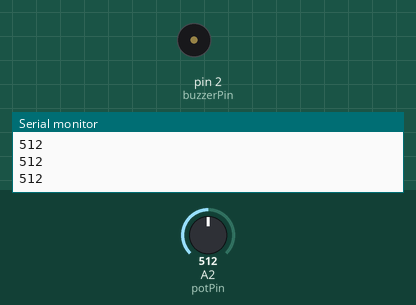
The sketch below on a simulated Arduino Uno, built with avr-gcc and run on an emulated ATmega328P. On the bench: buzzer (waves = sounding, pin HIGH), the last lines printed to the serial monitor. The inputs (shaded band) are chosen by the test bench; at power-on: A2 (potPin) = 512.

Above: at 1.2 s.
1.3 s: A2 (potPin) set to 985
2.8 s: A2 (potPin) set to 1011
At 3.6 s:
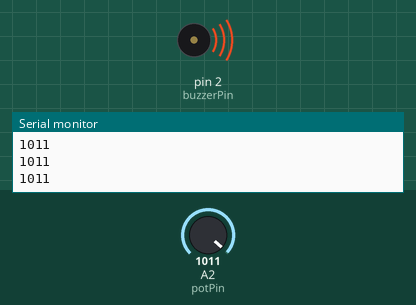
4.3 s: A2 (potPin) set to 990
At 4.7 s:
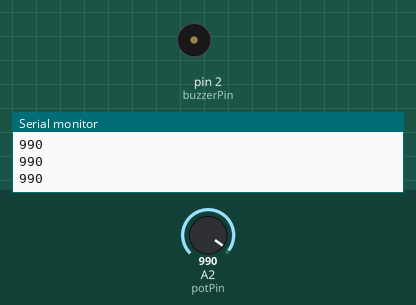
5.8 s: A2 (potPin) set to 1010
At 7.1 s:
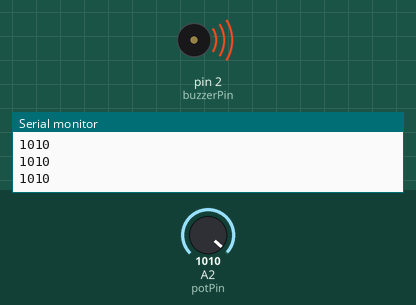
Timing chart, 0 to 8.3 s (numbered marks = the images above; inputs shaded):
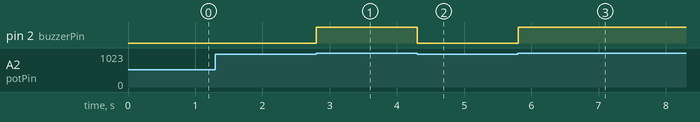

Measured:
- the behaviour switches between 1000 and 1001 on A2 (potPin) (found by bisection; images 0 and 1)
- after the input at 2.8 s, pin 2 (buzzerPin): LOW → HIGH at once
- after the input at 4.3 s, pin 2 (buzzerPin): HIGH → LOW at once
- after the input at 5.8 s, pin 2 (buzzerPin): LOW → HIGH at once

The sketch:

BuzzerAndPotentiometer.ino
```cpp
const int buzzerPin = 2;

const int potPin = A2;

int potMaxThreshold = 1000;

void setup() {
  Serial.begin(9600);
  pinMode(buzzerPin, OUTPUT);
  pinMode(potPin, INPUT);
}

void loop() {
  Serial.println(analogRead(potPin));
  digitalWrite(buzzerPin, analogRead(potPin) > potMaxThreshold ? HIGH : LOW);
}
```
